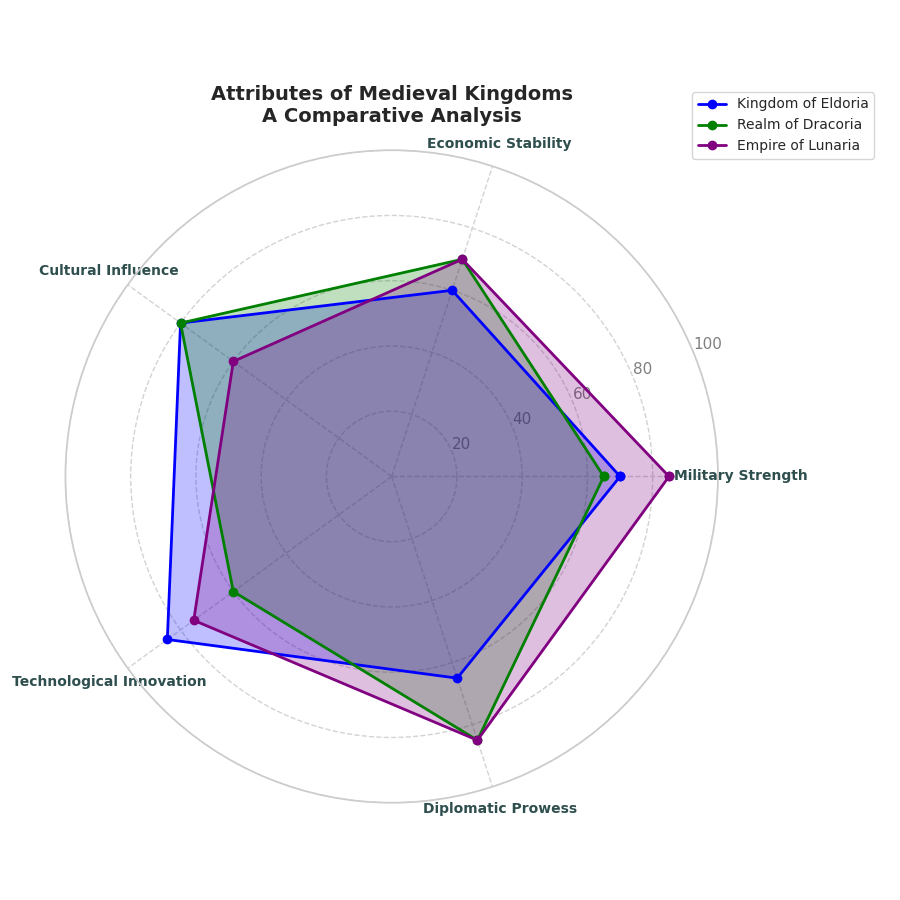

Here is the Python script that generated this plot:
import matplotlib.pyplot as plt
import numpy as np
from math import pi

attributes = ['Military Strength', 'Economic Stability', 'Cultural Influence', 
              'Technological Innovation', 'Diplomatic Prowess']

# Manually shuffle the data for each kingdom while preserving the list structure
eldoria_stats = [70, 60, 80, 85, 65]
dracoria_stats = [65, 70, 80, 60, 85]
lunaria_stats = [85, 70, 60, 75, 85]

data = [eldoria_stats, dracoria_stats, lunaria_stats]
kingdoms = ['Kingdom of Eldoria', 'Realm of Dracoria', 'Empire of Lunaria']
colors = ['blue', 'green', 'purple']

num_vars = len(attributes)
angles = np.linspace(0, 2 * np.pi, num_vars, endpoint=False).tolist()
angles += angles[:1] 

def create_radar_chart(ax, data, color, label):
    data += data[:1]
    ax.plot(angles, data, color=color, linewidth=2, linestyle='solid', label=label, marker='o')
    ax.fill(angles, data, color=color, alpha=0.25)

fig, ax = plt.subplots(figsize=(9, 9), subplot_kw=dict(polar=True))

for i in range(len(kingdoms)):
    create_radar_chart(ax, data[i], colors[i], kingdoms[i])

ax.set_yticks([20, 40, 60, 80, 100])
ax.set_yticklabels([str(i) for i in range(20, 120, 20)], color='gray')
ax.set_xticks(angles[:-1])
ax.set_xticklabels(attributes, fontsize=10, color='darkslategray', weight='bold')

ax.yaxis.grid(True, color='lightgray', linestyle='--')
ax.xaxis.grid(True, color='lightgray', linestyle='--')

plt.title('Attributes of Medieval Kingdoms\nA Comparative Analysis', size=14, weight='bold', pad=20)
ax.legend(loc='upper right', bbox_to_anchor=(1.25, 1.1), fontsize=10, frameon=True)

for label, angle in zip(ax.get_xticklabels(), angles):
    label.set_horizontalalignment('center')

plt.tight_layout()
plt.show()
